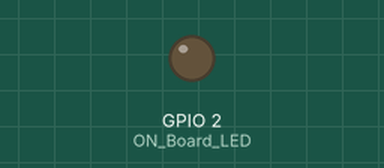
Bench run of a sketch on a simulated ESP8266 (NodeMCU). On the bench: output pins drawn as LEDs (lit = HIGH). WiFi joins after 1.5 s; servers stay silent unless stated; uploads are accepted with an empty reply; random numbers use the default seed unless the sketch sets one; what the sketch prints to the serial monitor is not drawn.

Above: at 0.0 s.
At 1.8 s:
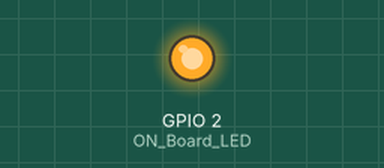
Timing chart, 0 to 3.3 s (numbered marks = the images above):
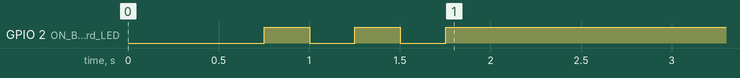

The sketch:

main.ino
```cpp
#include <Arduino_JSON.h>
//----------------------------------------Include the NodeMCU ESP8266 Library
//----------------------------------------see here: https://www.youtube.com/watch?v=8jMr94B8iN0 to add NodeMCU ESP12E ESP8266 library and board (ESP8266 Core SDK)
#include <ESP8266WiFi.h>
#include <WiFiClientSecure.h>
//----------------------------------------

//----------------------------------------
//--> Initialize DHT sensor, DHT dht(Pin_used, Type_of_DHT_Sensor);

#define ON_Board_LED 2  //--> Defining an On Board LED, used for indicators when the process of connecting to a wifi router

//----------------------------------------SSID and Password of your WiFi router.
const char* ssid = "harsha"; //--> Your wifi name or SSID.
const char* password = "1234567890"; //--> Your wifi password.
//----------------------------------------

//----------------------------------------Host & httpsPort
const char* host = "script.google.com";
const int httpsPort =443;
 int voltage;
 int curent;
  int t ;
  int  h ;
//----------------------------------------

WiFiClientSecure client; //--> Create a WiFiClientSecure object.

String GAS_ID = "AKfycbzUogL9k8EWikDypcODqAOwhb-WHfaasshUnZ9ySg8J8M5fdUD0zWgHG-z7Z9YPJPs_"; //--> spreadsheet script ID

//============================================================================== void setup
void setup() {
  // put your setup code here, to run once:
  Serial.begin(115200);
  delay(500);


  WiFi.begin(ssid, password); //--> Connect to your WiFi router
  Serial.println("");

  pinMode(ON_Board_LED,OUTPUT); //--> On Board LED port Direction output
  digitalWrite(ON_Board_LED, HIGH); //--> Turn off Led On Board

  //----------------------------------------Wait for connection
  Serial.print("Connecting");
  while (WiFi.status() != WL_CONNECTED) {
    Serial.print(".");
    //----------------------------------------Make the On Board Flashing LED on the process of connecting to the wifi router.
    digitalWrite(ON_Board_LED, LOW);
    delay(250);
    digitalWrite(ON_Board_LED, HIGH);
    delay(250);
    //----------------------------------------
  }
  //----------------------------------------
  digitalWrite(ON_Board_LED, HIGH); //--> Turn off the On Board LED when it is connected to the wifi router.
  //----------------------------------------If successfully connected to the wifi router, the IP Address that will be visited is displayed in the serial monitor
  Serial.println("");
  Serial.print("Successfully connected to : ");
  Serial.println(ssid);
  Serial.print("IP address: ");
  Serial.println(WiFi.localIP());
  Serial.println();
  //----------------------------------------

  client.setInsecure();
}
//==============================================================================
//============================================================================== void loop
void loop() {

  h = voltage*curent*0.9;
    t = t+1;
  curent =random(200,300);
  voltage =random(435,440);


  // Check if any reads failed and exit early (to try again).

  sendData(t, h,curent,voltage); //--> Calls the sendData Subroutine
  delay(500);
}
//==============================================================================
//============================================================================== void sendData
// Subroutine for sending data to Google Sheets
void sendData(long t, int  h,int curent ,int voltage ) {
  Serial.println("==========");
  Serial.print("connecting to ");
  Serial.println(host);

  //----------------------------------------Connect to Google host
  if (!client.connect(host, httpsPort)) {
    Serial.println("connection failed");
    return;
  }
  //----------------------------------------

  //----------------------------------------Processing data and sending data
  String string_temperature =  String(t);
  // String string_temperature =  String(tem, DEC);
  String string_humidity =  String(h);
   String string_voltege=  String(voltage);
    String string_curent=  String(curent);


  String url = "/macros/s/" + GAS_ID + "/exec?temperature=" + string_temperature + "&humidity=" +string_humidity+"&curent="+string_curent+"&voltage="+string_voltege;
  Serial.print("requesting URL: ");
  Serial.println(url);

  client.print(String("GET ") + url + " HTTP/1.1\r\n" +
         "Host: " + host + "\r\n" +
         "User-Agent: BuildFailureDetectorESP8266\r\n" +
         "Connection: close\r\n\r\n");

  Serial.println("request sent");
  //----------------------------------------

  //----------------------------------------Checking whether the data was sent successfully or not
  while (client.connected()) {
    String line = client.readStringUntil('\n');
    if (line == "\r") {
      Serial.println("headers received");
      break;
    }
  }
  String line = client.readStringUntil('\n');
  if (line.startsWith("{\"state\":\"success\"")) {
    Serial.println("esp8266/Arduino CI successfull!");
  } else {
    Serial.println("esp8266/Arduino CI has failed");
  }
  Serial.print("reply was : ");
  Serial.println(line);
  Serial.println("closing connection");
  Serial.println("==========");
  Serial.println();
  //----------------------------------------
}
//=============================================
```
